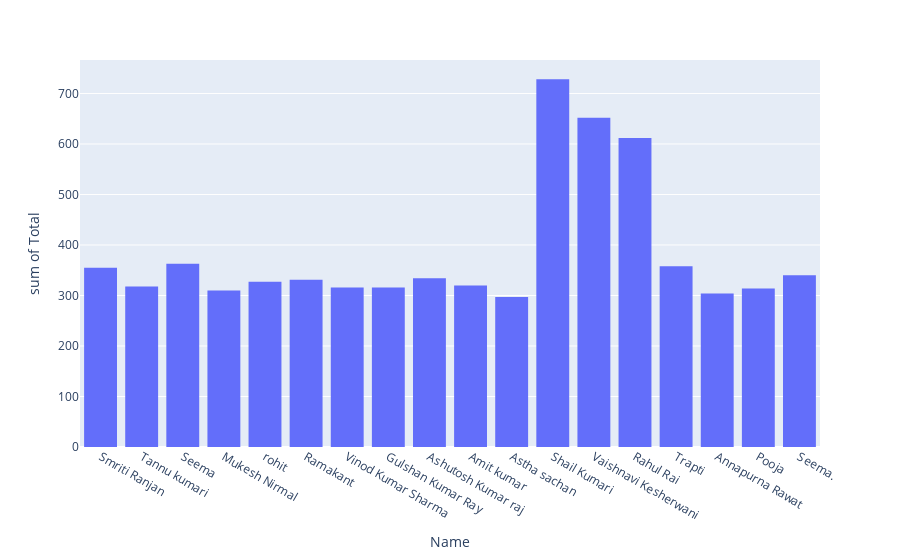

Here is the notebook cell this chart was saved with:
### Code cell
px.histogram(df ,x='Name', y ='Total')

### Figure 1 — Plotly figure (JSON) as saved in the notebook; plotly's stock layout.template omitted (floating-point values rounded to 4 significant figures)
{"data": [{"alignmentgroup": "True", "bingroup": "x", "histfunc": "sum", "hovertemplate": "Name=%{x}<br>sum of Total=%{y}<extra></extra>", "legendgroup": "", "marker": {"color": "#636efa", "pattern": {"shape": ""}}, "name": "", "offsetgroup": "", "orientation": "v", "showlegend": false, "type": "histogram", "x": ["Smriti Ranjan", "Tannu kumari ", "Seema", "Mukesh Nirmal", "rohit", "Ramakant", "Vinod Kumar Sharma ", "Gulshan Kumar Ray ", "Ashutosh Kumar raj ", "Amit kumar", "Astha sachan", "Shail Kumari", "Vaishnavi Kesherwani", "Rahul Rai", "Trapti", "Annapurna Rawat", "Pooja", "Seema.", "Shail Kumari", "Vaishnavi Kesherwani", "Rahul Rai"], "xaxis": "x", "y": [355, 318, 363, 310, 327, 331, 316, 316, 334, 320, 297, 364, 331, 306, 358, 304, 314, 340, 364, 321, 306], "yaxis": "y"}], "layout": {"barmode": "relative", "legend": {"tracegroupgap": 0}, "margin": {"t": 60}, "xaxis": {"anchor": "y", "domain": [0, 1], "title": {"text": "Name"}}, "yaxis": {"anchor": "x", "domain": [0, 1], "title": {"text": "sum of Total"}}}}
